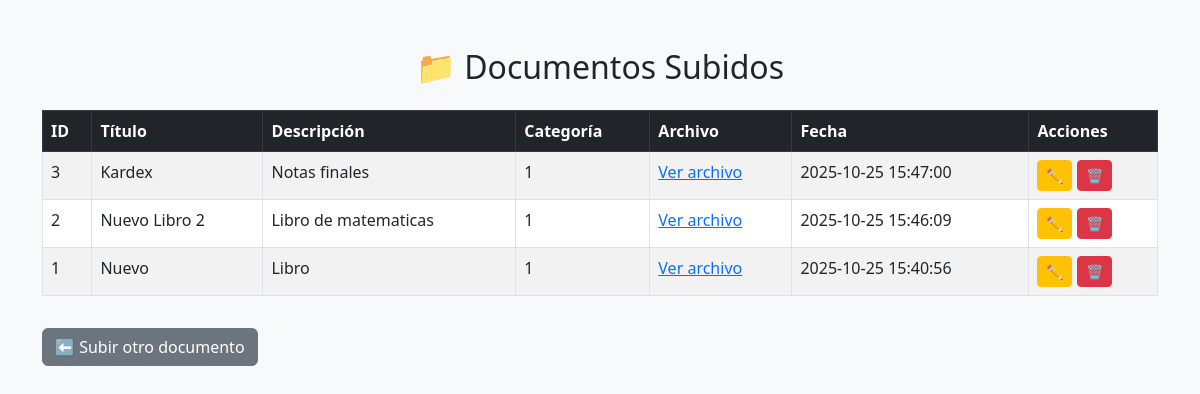
/documentos/listar.php, run on the app's committed database.
### tables this page shows
CREATE TABLE `documentos` (
  `id` int(11) NOT NULL,
  `titulo` varchar(255) NOT NULL,
  `descripcion` text DEFAULT NULL,
  `fecha_subida` datetime DEFAULT current_timestamp(),
  `archivo_path` varchar(255) NOT NULL,
  `tipo_archivo` varchar(20) DEFAULT NULL,
  `categoria_id` int(11) NOT NULL
);

### documentos/listar.php (the view, shortened to what this page needs)
<?php
include("../config/conexion.php");
$resultado = $conexion->query("SELECT * FROM documentos ORDER BY fecha_subida DESC");
?>
<!DOCTYPE html>
<html lang="es">
<head>
    <link rel="stylesheet" href="https://cdn.jsdelivr.net/npm/bootstrap@5.3.0/dist/css/bootstrap.min.css">
</head>
<body class="bg-light">
<div class="container mt-5">
    <h2 class="text-center mb-4">📁 Documentos Subidos</h2>
    <table class="table table-bordered table-striped">
        <thead class="table-dark">
            <tr>
                <th>ID</th>
                <th>Título</th>
                <th>Descripción</th>
                <th>Categoría</th>
                <th>Archivo</th>
                <th>Fecha</th>
                <th>Acciones</th>
            </tr>
        </thead>
        <tbody>
        <?php while ($fila = $resultado->fetch_assoc()): ?>
            <tr>
                <td><?= $fila['id'] ?></td>
                <td><?= $fila['titulo'] ?></td>
                <td><?= $fila['descripcion'] ?></td>
                <td><?= $fila['categoria_id'] ?></td>
                <td><a href="../<?= $fila['archivo_path'] ?>" target="_blank">Ver archivo</a></td>
                <td><?= $fila['fecha_subida'] ?></td>
                <td>
                    <a href="editar.php?id=<?= $fila['id'] ?>" class="btn btn-warning btn-sm">✏️</a>
                    <a href="eliminar.php?id=<?= $fila['id'] ?>" class="btn btn-danger btn-sm"
                       onclick="return confirm('¿Seguro que deseas eliminar este documento?');">🗑️</a>
                </td>
            </tr>
        <?php endwhile; ?>
        </tbody>
    </table>
    <a href="../index.php" class="btn btn-secondary mt-3">⬅️ Subir otro documento</a>
</div>
</body>
</html>

### data on the page
documentos: id "3", titulo "Kardex", descripcion "Notas finales", categoria "1", fecha_subida "2025-10-25 15:47:00"
documentos: id "2", titulo "Nuevo Libro 2", descripcion "Libro de matematicas", categoria "1", fecha_subida "2025-10-25 15:46:09"
documentos: id "1", titulo "Nuevo", descripcion "Libro", categoria "1", fecha_subida "2025-10-25 15:40:56"
